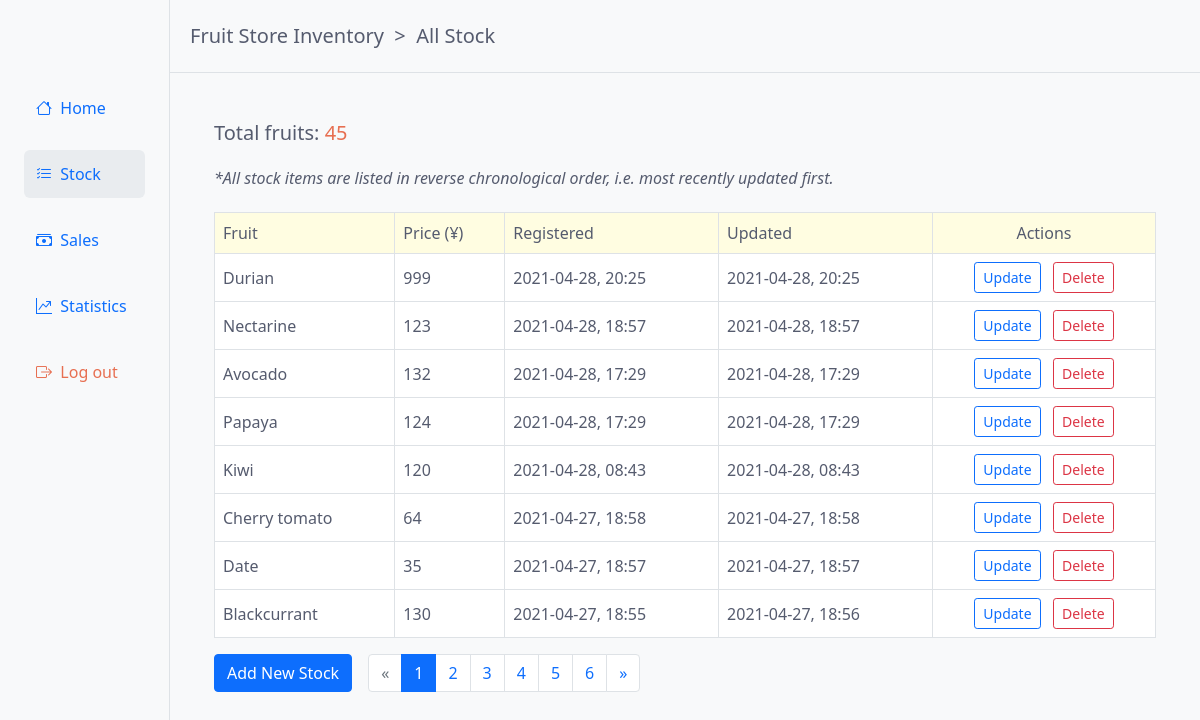
Screenshot of /stock/list/ (signed in) with the database file from the repository.
### stock/models.py (models this page shows, shortened)
class Fruit(models.Model):
    name = models.CharField(max_length=100, unique=True)
    price = models.PositiveIntegerField(
        default=0,
        validators=[MinValueValidator(0), MaxValueValidator(999999999999)],
    )
    created_on = models.DateTimeField(auto_now_add=True)
    updated_on = models.DateTimeField(auto_now=True)
    class Meta:
        verbose_name = "fruit"
        verbose_name_plural = "fruits"

### stock/views.py (the view)
# urls.py: path("list/", stock_list, name="stock_list"),
@login_required
def stock_list(request):
    fruits = Fruit.objects.order_by("-updated_on")
    total_fruits = fruits.count()
    page = request.GET.get("page", 1)
    paginator = Paginator(fruits, 8)
    try:
        fruits = paginator.page(page)
    except PageNotAnInteger:
        fruits = paginator.page(1)
    except EmptyPage:
        fruits = paginator.page(paginator.num_pages)
    return render(
        request,
        "stock/stock_list.html",
        {
            "total_fruits": total_fruits,
            "fruits": fruits,
        },
    )

### templates/stock/stock_list.html (shortened to what this page needs)
{% extends 'base.html' %}
{% load humanize %}
{% block page-trail %}&nbsp;&nbsp;>&nbsp;&nbsp;All Stock{% endblock page-trail %}
{% block content %}
    <div class="row my-5 mx-3">
        <div class="col mx-3">
            {% if fruits %}
                <div class="mb-4">
                    <h5>Total fruits: <span class="total-figure">{{ total_fruits|intcomma }}</span></h5>
                </div>
                <h6 class="mb-4"><i>*All stock items are listed in reverse chronological order, i.e. most recently updated first.</i></h6>
                <div class="table-responsive">
                    <table class="table table-bordered">
                        <thead class="table-header-bg-1">
                            <tr>
                                <th scope="col">Fruit</th>
                                <th scope="col">Price (¥)</th>
                                <th scope="col">Registered</th>
                                <th scope="col">Updated</th>
                                <th scope="col" class="col-center-align">Actions</th>
                            </tr>
                        </thead>
                        <tbody class="table-body-bg">
                            {% for fruit in fruits %}
                                <tr>
                                    <td>
                                        {{ fruit.name|capfirst }}
                                    </td>
                                    <td>
                                        {{ fruit.price|intcomma }}
                                    </td>
                                    <td>
                                        {{ fruit.created_on|date:"Y-m-d" }}, {{ fruit.created_on|time:"H:i" }}
                                    </td>
                                    <td>
                                        {{ fruit.updated_on|date:"Y-m-d" }}, {{ fruit.updated_on|time:"H:i" }}
                                    </td>
                                    <td class="col-center-align">
                                        <a href="{% url 'stock_update' fruit.pk %}"  class="btn btn-outline-primary btn-sm mr-2" role="button">Update</a>
                                        <form action="{% url 'stock_delete' fruit.pk %}" method="POST" style="display:inline">
                                            <button type="submit" class="btn btn-outline-danger btn-sm">Delete</button>
                                        </form>
                                    </td>
                                </tr>
                            {% endfor %}
                        </tbody>
                    </table>
                </div>
                <div class="table-footer-buttons">
                    <a href="{% url 'stock_create' %}"  class="btn btn-primary" role="button">Add New Stock</a>
                </div>
                {% if fruits.has_other_pages %}
                    <div class="pagination-block mx-3">
                        <ul class="pagination">
                            {% if fruits.has_previous %}
                                <li class="page-item"><a class="page-link" href="?page={{ fruits.previous_page_number }}">&laquo;</a></li>
                            {% else %}
                                <li class="page-item disabled"><a class="page-link" href="#" >&laquo;</a></li>
                            {% endif %}
                            {% for i in fruits.paginator.page_range %}
                                {% if fruits.number == i %}
                                    <li class="page-item active"><a class="page-link" href="#">{{ i }}</a></li>
                                {% else %}
                                    <li class="page-item"><a class="page-link" href="?page={{ i }}">{{ i }}</a></li>
                                {% endif %}
                            {% endfor %}
                            {% if fruits.has_next %}
                                <li class="page-item"><a class="page-link" href="?page={{ fruits.next_page_number }}">&raquo;</a></li>
                            {% else %}
                                <li class="page-item disabled"><a class="page-link" href="#" >&raquo;</a></li>
                            {% endif %}
                        </ul>
                    </div>
                {% endif %}
            {% else %}
                <p>No stock information has been added. To do so, please use the button below.</p>
                <a href="{% url 'stock_create' %}" class="btn btn-primary mt-3 mr-2" role="button">Add New Stock</a>
            {% endif %}
        </div>
    </div>
{% endblock %}

### static/css/base.css (style rules this page uses)
body { background-color: #f8f9fa; min-width: 700px; }
body, h5, h6, th, a { font-weight: 300; }
a:link { text-decoration: none; }
h5, h6, p, li, a, th, td { color: #555b6e; }
td { vertical-align: middle; }
.table-header-bg-1 { background-color:#fffde1; }
.table-body-bg { background-color: #fff; }
.col-center-align { text-align: center; }
.total-figure { color: #e76f51; }
.pagination-block, .table-footer-buttons { float: left; }

### rows the page displays
Fruit: name "Durian", price "999", created_on "2021-04-28", created_on "20:25", updated_on "2021-04-28", updated_on "20:25"
Fruit: name "Nectarine", price "123", created_on "2021-04-28", created_on "18:57", updated_on "2021-04-28", updated_on "18:57"
Fruit: name "Avocado", price "132", created_on "2021-04-28", created_on "17:29", updated_on "2021-04-28", updated_on "17:29"
Fruit: name "Papaya", price "124", created_on "2021-04-28", created_on "17:29", updated_on "2021-04-28", updated_on "17:29"
Fruit: name "Kiwi", price "120", created_on "2021-04-28", created_on "08:43", updated_on "2021-04-28", updated_on "08:43"
Fruit: name "Cherry tomato", price "64", created_on "2021-04-27", created_on "18:58", updated_on "2021-04-27", updated_on "18:58"
Fruit: name "Date", price "35", created_on "2021-04-27", created_on "18:57", updated_on "2021-04-27", updated_on "18:57"
Fruit: name "Blackcurrant", price "130", created_on "2021-04-27", created_on "18:55", updated_on "2021-04-27", updated_on "18:56"

### other values shown
{{ total_fruits|intcomma }} "45"
{{ i }} "1"
{{ i }} "2" "3" "4" "5" "6"
